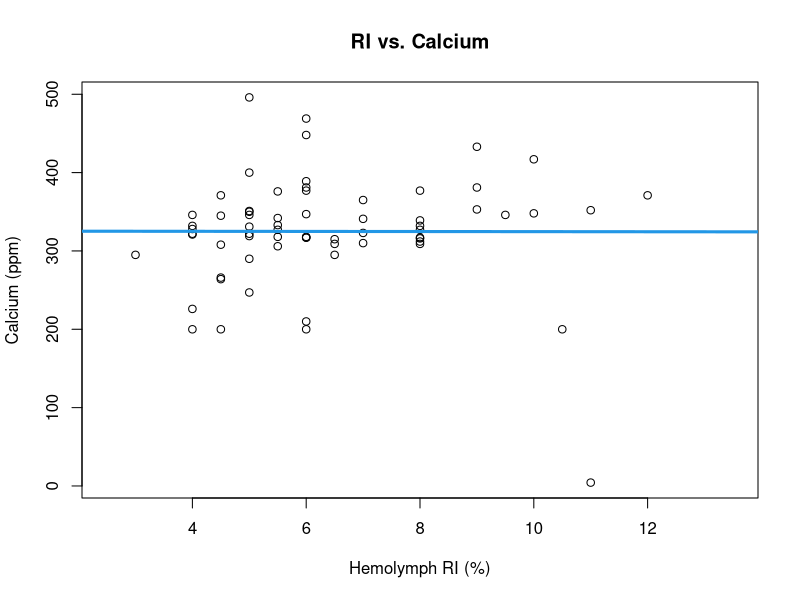
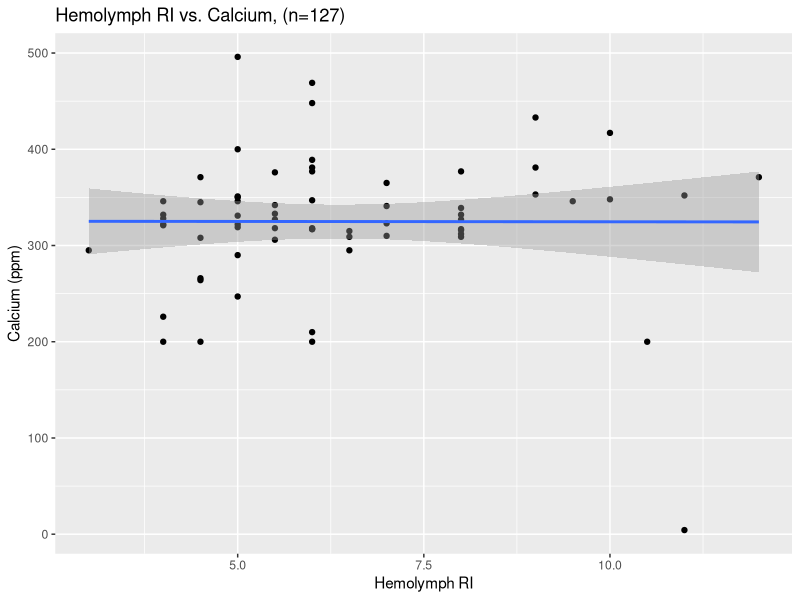
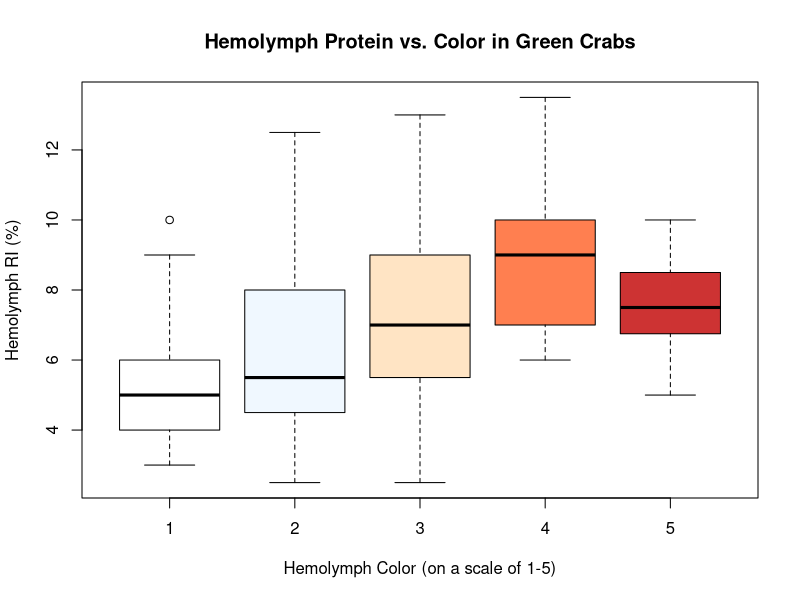
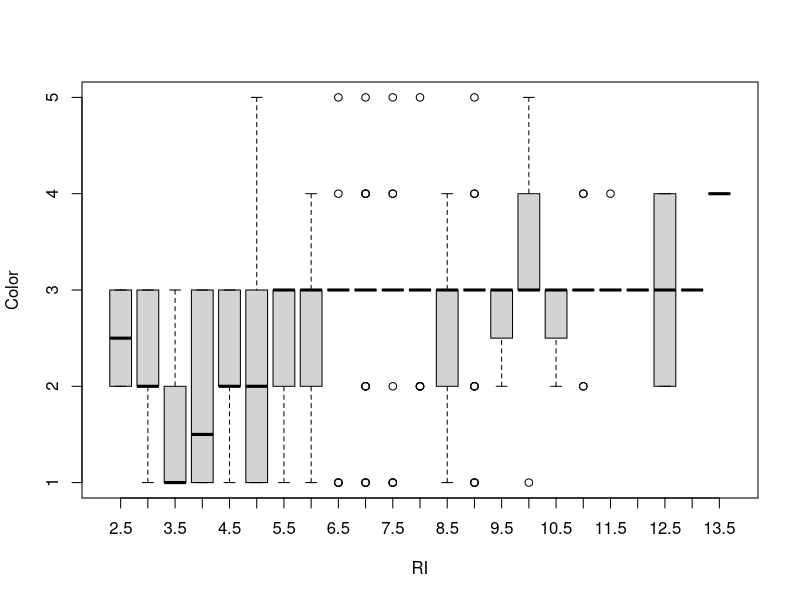
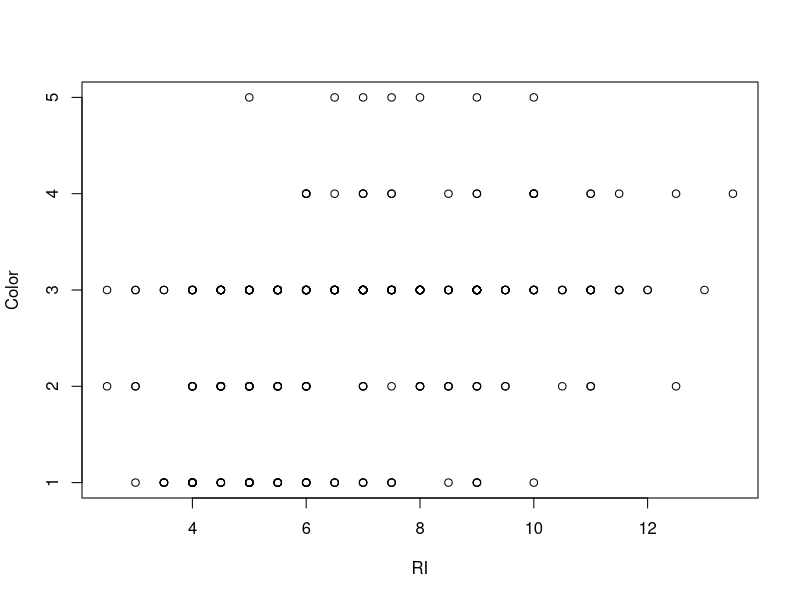
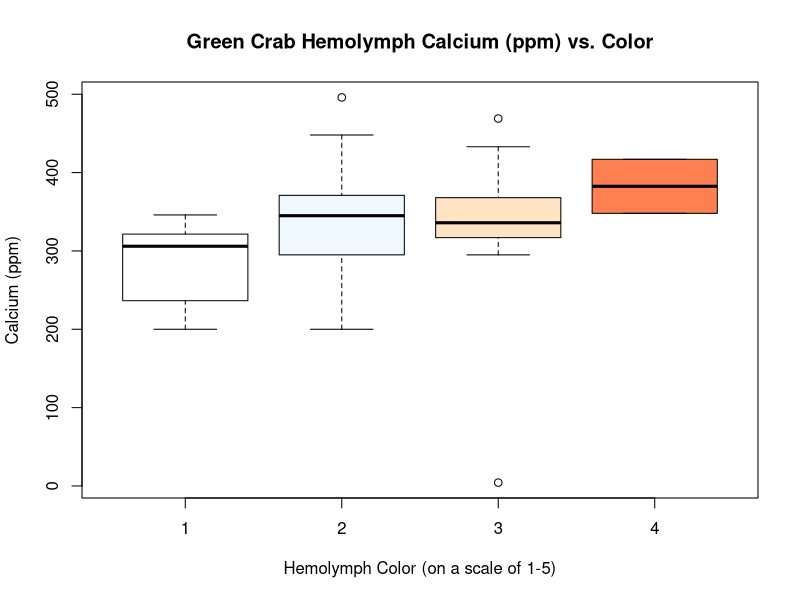

The R script that drew these images, in order: (Note: this script raises an error after producing the figures.)
## ---- chunk 1

# read in relevant documents for this data
gc_dat <- read.csv("../data/prelim_gc_data.csv")

#  updated with full data set 2022-07-27

# libraries for data visualization
library(ggplot2)
library(dplyr)
library(gridExtra)
library(scatterplot3d)
library(MASS)
## ---- chunk 2

plot(Ca ~ RI, data = gc_dat, main = "RI vs. Calcium",
      xlab = "Hemolymph RI (%)", ylab = "Calcium (ppm)")
abline(lm (Ca ~ RI, data = gc_dat), col = 4, lwd = 3)

# correlation plot to look at RI vs. Calcium
# doesn't appear to be a trend

## ---- chunk 3

gc_dat %>% 
        # pipes molt data into ggplot
  ggplot(aes(x = RI, y = Ca)) + 
        # populates plot with hemo ri and ca info
    geom_point() + geom_smooth(method=lm) + 
        # specifies type of plot -- linear model with 95 percent confidence
        xlab("Hemolymph RI") + 
        ylab ("Calcium (ppm)") +
        ggtitle("Hemolymph RI vs. Calcium, (n=127)") +
        # renames x and y labels and title
      xlim(3, 12)
        # specifies x axis between 3 and 12 for more clear visualization

## ---- chunk 4

ca_ri_mod <- lm(Ca ~ RI, data = gc_dat)
nobs(ca_ri_mod) # tells that there are 127 observations used in this model
summary(ca_ri_mod)
anova(ca_ri_mod) # standard anova
car::Anova(ca_ri_mod, type = 3) # type 3 anova for significance testing

# taken from all during molt cycle, leading to lots of variation
# pointing to trend; small r^2 due to assessing crabs at different times of
# molt cycle
## ---- chunk 5

boxplot( RI ~ Color, data = gc_dat,
         main = "Hemolymph Protein vs. Color in Green Crabs", 
         xlab = "Hemolymph Color (on a scale of 1-5)", 
         ylab = "Hemolymph RI (%)", 
         col= c('white', 'aliceblue', 'bisque', 'coral', 'brown3'))

boxplot(Color ~ RI, data = gc_dat)

plot(Color ~ RI, data = gc_dat)

# box plot comparing average RIs for different colored hemolymph
# appears that there are some differences between hemo RI 
# if you want to make graph fancy: make different colors correspond 
# to colors of hemolymph harvested
## ---- chunk 6

boxplot( Ca ~ Color, data = gc_dat, 
      main = "Green Crab Hemolymph Calcium (ppm) vs. Color",
      xlab = "Hemolymph Color (on a scale of 1-5)",
      ylab = "Calcium (ppm)",
      col= c('white', 'aliceblue', 'bisque', 'coral'))

# appears that calcium increases as hemolymph color darkens
## ---- chunk 7

ri_col_mod = lm(Color ~ RI + Ca + RI:Ca,
              data = gc_dat)

summary(ri_col_mod)
anova(ri_col_mod)
car::Anova(ri_col_mod, type = 3)

ri_col_aov <- aov(Color ~ RI, data=gc_dat)
summary(ri_col_aov)

TukeyHSD(ri_col_aov) 
# used for determining differnt significance among groups

car::Anova(lm(Color ~ Ca, data = gc_dat), type = 3)
car::Anova(lm(Color ~ RI, data = gc_dat), type = 3)

# interaction model to assess whether or not hemolymph color is altered by
# the interaction between RI and Ca
